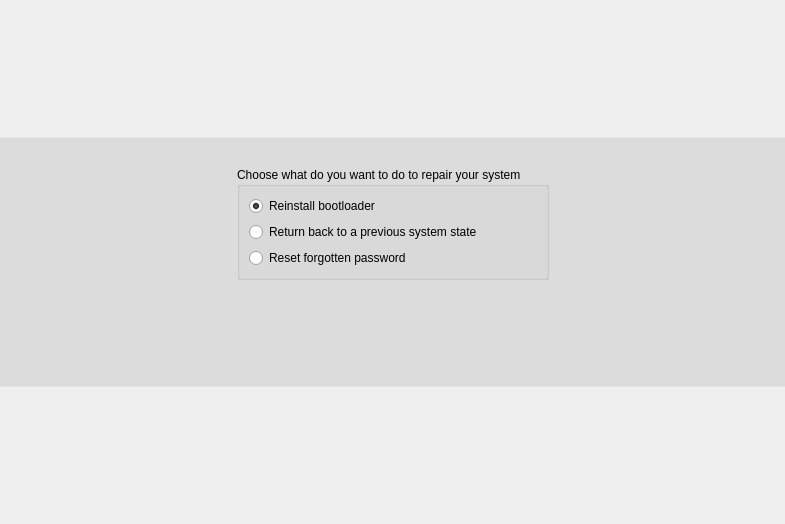
<?xml version="1.0" encoding="UTF-8"?>
<ui version="4.0">
 <class>RescueWidget</class>
 <widget class="QWidget" name="RescueWidget">
  <property name="geometry">
   <rect>
    <x>0</x>
    <y>0</y>
    <width>785</width>
    <height>524</height>
   </rect>
  </property>
  <layout class="QGridLayout" name="gridLayout">
   <property name="margin">
    <number>0</number>
   </property>
   <property name="spacing">
    <number>0</number>
   </property>
   <item row="0" column="0">
    <widget class="QFrame" name="frame">
     <property name="sizePolicy">
      <sizepolicy hsizetype="Expanding" vsizetype="Maximum">
       <horstretch>0</horstretch>
       <verstretch>0</verstretch>
      </sizepolicy>
     </property>
     <property name="minimumSize">
      <size>
       <width>600</width>
       <height>250</height>
      </size>
     </property>
     <property name="maximumSize">
      <size>
       <width>16777215</width>
       <height>250</height>
      </size>
     </property>
     <property name="styleSheet">
      <string notr="true">#frame{
background-color: rgba(0, 0, 0, 20);
border-top: 1px solid rgba(255, 255, 255, 75);/*white*/
border-bottom: 1px solid rgba(255, 255, 255, 75);/*white*/
background-repeat: no-repeat;
}

QListView {
show-decoration-selected: 1; /* make the selection span the entire width of the view */
 }

QListView{
background-color: rgba(0, 0, 0, 0);
border-radius:2px;
color:white;
}

QListView::item {
border-radius:2;
background-color:qlineargradient(spread:pad, x1:0, y1:0, x2:1, y2:0, stop:0 rgba(0, 0, 0, 0));
color: rgb(220, 220, 220);
padding:5
}

QListView::item:hover {
border-radius:2;
color:white;
}

QListView::item:selected {
border-radius:2;
background-color:qlineargradient(spread:pad, x1:0, y1:0, x2:1, y2:0, stop:0 rgba(52, 52, 52, 50));
color:white;
}</string>
     </property>
     <property name="frameShape">
      <enum>QFrame::NoFrame</enum>
     </property>
     <property name="frameShadow">
      <enum>QFrame::Plain</enum>
     </property>
     <property name="lineWidth">
      <number>0</number>
     </property>
     <layout class="QGridLayout" name="gridLayout_3">
      <item row="0" column="0">
       <spacer name="horizontalSpacer">
        <property name="orientation">
         <enum>Qt::Horizontal</enum>
        </property>
        <property name="sizeType">
         <enum>QSizePolicy::Expanding</enum>
        </property>
        <property name="sizeHint" stdset="0">
         <size>
          <width>203</width>
          <height>239</height>
         </size>
        </property>
       </spacer>
      </item>
      <item row="0" column="1">
       <layout class="QVBoxLayout" name="verticalLayout">
        <item>
         <spacer name="verticalSpacer">
          <property name="orientation">
           <enum>Qt::Vertical</enum>
          </property>
          <property name="sizeType">
           <enum>QSizePolicy::Fixed</enum>
          </property>
          <property name="sizeHint" stdset="0">
           <size>
            <width>20</width>
            <height>20</height>
           </size>
          </property>
         </spacer>
        </item>
        <item>
         <widget class="QGroupBox" name="groupBox">
          <property name="title">
           <string>Choose what do you want to do to repair your system</string>
          </property>
          <layout class="QGridLayout" name="gridLayout_2">
           <item row="0" column="0">
            <widget class="QRadioButton" name="rescueGrub">
             <property name="text">
              <string>Reinstall bootloader</string>
             </property>
             <property name="iconSize">
              <size>
               <width>48</width>
               <height>48</height>
              </size>
             </property>
             <property name="checked">
              <bool>true</bool>
             </property>
            </widget>
           </item>
           <item row="2" column="0">
            <widget class="QRadioButton" name="rescuePassword">
             <property name="enabled">
              <bool>true</bool>
             </property>
             <property name="styleSheet">
              <string/>
             </property>
             <property name="text">
              <string>Reset forgotten password</string>
             </property>
             <property name="iconSize">
              <size>
               <width>48</width>
               <height>48</height>
              </size>
             </property>
            </widget>
           </item>
           <item row="1" column="0">
            <widget class="QRadioButton" name="rescuePisi">
             <property name="styleSheet">
              <string/>
             </property>
             <property name="text">
              <string>Return back to a previous system state</string>
             </property>
             <property name="iconSize">
              <size>
               <width>48</width>
               <height>48</height>
              </size>
             </property>
            </widget>
           </item>
          </layout>
         </widget>
        </item>
        <item>
         <widget class="QListWidget" name="rescueSystems">
          <property name="maximumSize">
           <size>
            <width>16777215</width>
            <height>100</height>
           </size>
          </property>
         </widget>
        </item>
       </layout>
      </item>
      <item row="0" column="2">
       <spacer name="horizontalSpacer_2">
        <property name="orientation">
         <enum>Qt::Horizontal</enum>
        </property>
        <property name="sizeType">
         <enum>QSizePolicy::Expanding</enum>
        </property>
        <property name="sizeHint" stdset="0">
         <size>
          <width>40</width>
          <height>20</height>
         </size>
        </property>
       </spacer>
      </item>
     </layout>
    </widget>
   </item>
  </layout>
 </widget>
 <resources>
  <include location="../../data.qrc"/>
 </resources>
 <connections/>
</ui>
